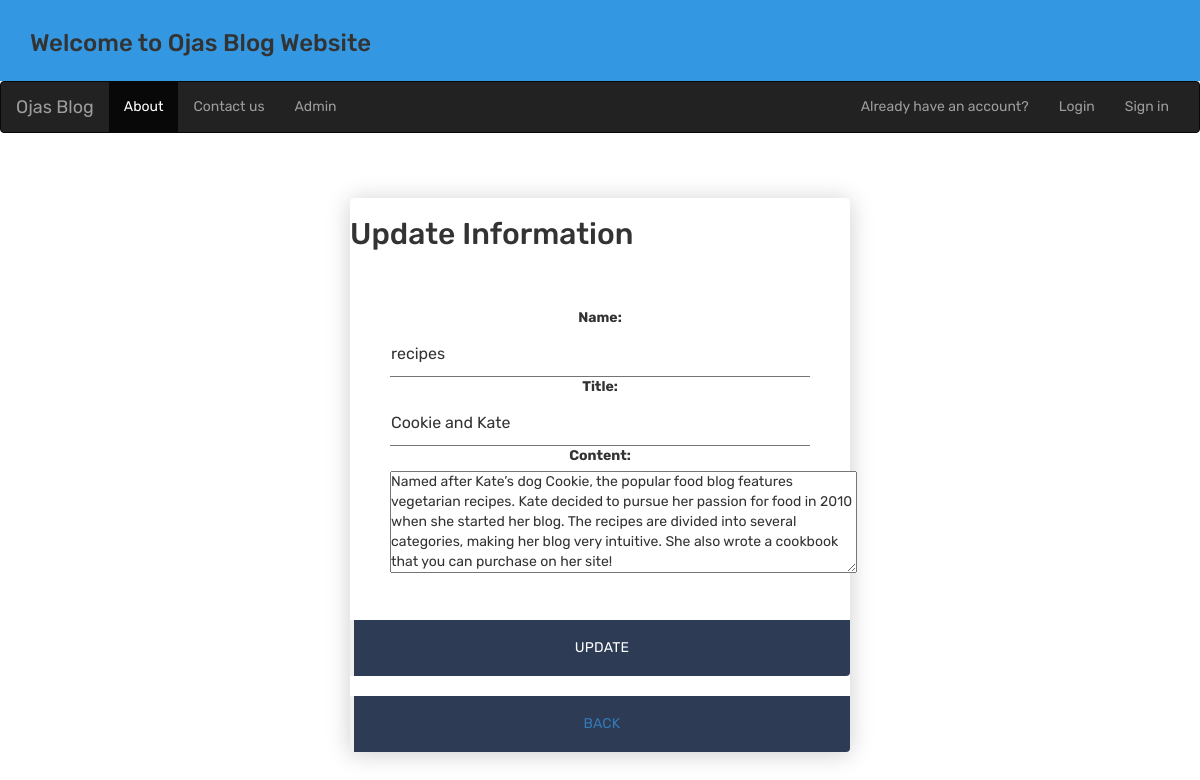
Page /7/ on the committed database.
### blog/models.py (models this page shows, shortened)
class Blog(models.Model):
    name=models.CharField(max_length=255)
    title=models.CharField(max_length=255,unique=True)
    content=models.TextField(max_length=10000000)
    updated_on = models.DateTimeField(auto_now=True)
    created_on = models.DateTimeField(auto_now_add=True)
    class Meta:
        ordering = ["-created_on"]

### blog/views.py (the view)
# urls.py: path("<int:id>/", views.update, name="update"),
def update(request,id):
    if request.method=="POST":
        a=Blog.objects.get(pk=id)
        b=Blog1(request.POST,instance=a)
        if b.is_valid():
            b.save()
            messages.success(request,"successfully updated")
    else:
        a=Blog.objects.get(pk=id)
        b=Blog1(instance=a)
    return render(request,"2.html",{"data":b})

### blog/forms.py
class Blog1(forms.ModelForm):
    class Meta:
        model=Blog
        fields=["name","title","content"]
        widgets = {
            "content": forms.Textarea(attrs={"rows": 5, "cols": 50})
        }

### blog/templates/2.html (shortened to what this page needs)
{% extends 'base.html' %}
{% load static %}
{% block content %}
<!DOCTYPE html>
<html lang="en" >
<head>
  <link rel='stylesheet' href='https://fonts.googleapis.com/css?family=Rubik:400,700'><link rel="stylesheet" href="{%static 'css/style.css' %}">
</head>
<body>
<div class="login-form">
<form action="" method="post" novalidate>
    <h2>Update Information</h2>
        <div class="content">
      <div class="input-field">
        {{data}}
          </div></div>
      <div class="action">
          <input type="button"><button>Update</button></div><br>
    <div class="action">
      <input type="button"><button>
        <a href="{% url 'add' %}">Back</a></button></div>
    </form>
</div>
</center></body></html>
{% endblock content %}

### blog/static/css/style.css (style rules this page uses)
* { margin: 0; padding: 0; box-sizing: border-box; -webkit-font-smoothing: antialiased; }
body { background: #ffffff; font-family: 'Rubik', sans-serif; }
.login-form { background: #fff; width: 500px; margin: 65px auto; display: -webkit-box; display: flex; -webkit-box-orient: vertical; -webkit-box-direction: normal; flex-direction: column; border-radius: 4px; box-shadow: 0 2px 25px rgba(0, 0, 0, 0.2); }
.login-form .content { padding: 35px; text-align: center; }
.login-form .input-field { padding: 12px 5px; }
.login-form .input-field input { font-size: 16px; display: block; font-family: 'Rubik', sans-serif; width: 100%; padding: 10px 1px; border: 0; border-bottom: 1px solid #747474; outline: none; -webkit-transition: all .2s; transition: all .2s; }
.login-form .input-field input::placeholder { text-transform: uppercase; }
.login-form .action { display: -webkit-box; display: flex; -webkit-box-orient: horizontal; -webkit-box-direction: normal; flex-direction: row; }
.login-form .action button { width: 100%; border: none; padding: 18px; font-family: 'Rubik', sans-serif; cursor: pointer; text-transform: uppercase; background: #e8e9ec; color: #777; border-bottom-left-radius: 4px; border-bottom-right-radius: 0; letter-spacing: 0.2px; outline: 0; -webkit-transition: all .3s; transition: all .3s; }
.login-form .action button:nth-child(2) { background: #2d3b55; color: #fff; border-bottom-left-radius: 0; border-bottom-right-radius: 4px; }

### rows in the picture
Blog: name "recipes", title "Cookie and Kate", content "Named after Kate’s dog Cookie, the popular food blog features vegetarian recipes. Kate decided to pursue her passion for food in 2010 when she started her blog. The recipes are divided into several categories, making her blog very intuitive. She also wrote a cookbook that you can purchase on her site!"
